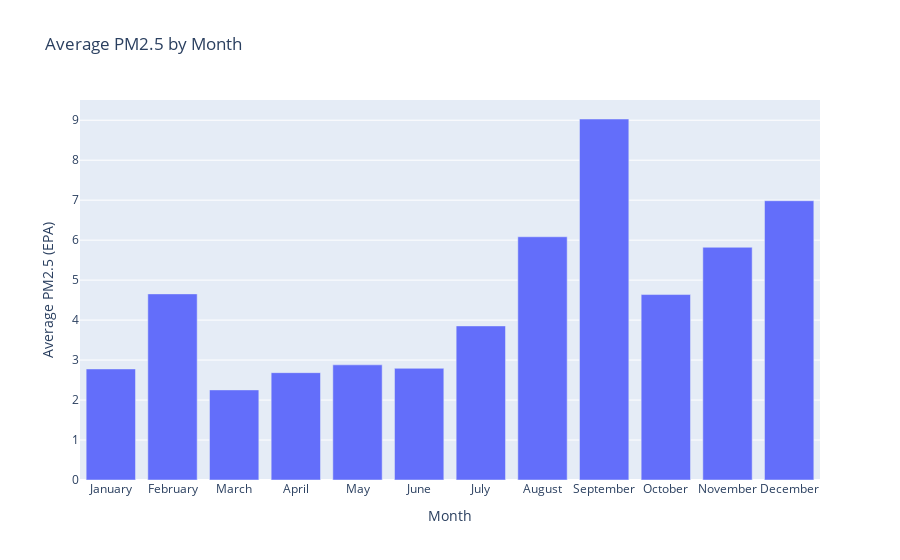

The notebook cell this image was saved under:
### Code cell
# Create a bar plot highhlighting the average PM2.5 by month in 2023
fig = px.bar(monthly_means, x='MonthName', y='PM2.5_EPA',
             title='Average PM2.5 by Month',
             labels={'PM2.5_EPA': 'Average PM2.5 (EPA)', 'MonthName': 'Month'})

# Show the plot
fig.show()

### Figure 1 — Plotly figure (JSON) as saved in the notebook; plotly's stock layout.template omitted (floating-point values rounded to 4 significant figures)
{"data": [{"alignmentgroup": "True", "hovertemplate": "Month=%{x}<br>Average PM2.5 (EPA)=%{y}<extra></extra>", "legendgroup": "", "marker": {"color": "#636efa", "pattern": {"shape": ""}}, "name": "", "offsetgroup": "", "orientation": "v", "showlegend": false, "textposition": "auto", "type": "bar", "x": ["January", "February", "March", "April", "May", "June", "July", "August", "September", "October", "November", "December"], "xaxis": "x", "y": [2.778, 4.656, 2.254, 2.685, 2.881, 2.794, 3.855, 6.084, 9.031, 4.639, 5.822, 6.986], "yaxis": "y"}], "layout": {"barmode": "relative", "legend": {"tracegroupgap": 0}, "title": {"text": "Average PM2.5 by Month"}, "xaxis": {"anchor": "y", "domain": [0, 1], "title": {"text": "Month"}}, "yaxis": {"anchor": "x", "domain": [0, 1], "title": {"text": "Average PM2.5 (EPA)"}}}}
